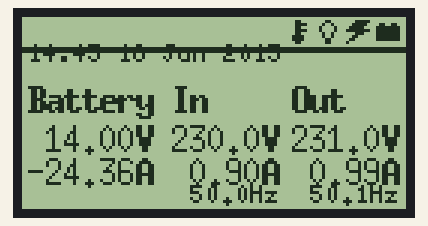
The sketch below on a simulated Arduino Uno, built with avr-gcc and run on an emulated ATmega328P. On the bench: 128×64 one-colour display.

Above: at 1.6 s.
At 2.7 s:
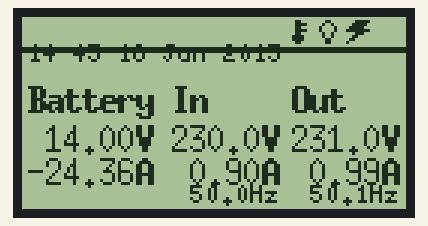

The sketch:

VictronDisplay.ino
```cpp
// (licence header left out)
#include "U8glib.h"

U8GLIB_ST7920_128X64_1X u8g(13, 11, 10);	// SPI Com: SCK = en = 13, MOSI = rw = 11, CS = di = 10


const uint8_t bat_full_bitmap[] U8G_PROGMEM = {
  0x00,         // 00000000
  0X66,         // 01100110
  0xFF,         // 11111111
  0xFF,         // 11111111
  0xFF,         // 11111111
  0xFF,         // 11111111
  0xFF,         // 11111111
  0x00          // 00000000
};

const uint8_t bat_half_bitmap[] U8G_PROGMEM = {
  0x00,         // 00000000
  0X66,         // 01100110
  0xFF,         // 11111111
  0x81,         // 10000001
  0xFF,         // 11111111
  0xFF,         // 11111111
  0xFF,         // 11111111
  0x00          // 00000000
};

const uint8_t bat_low_bitmap[] U8G_PROGMEM = {
  0x00,         // 00000000
  0X66,         // 01100110
  0xFF,         // 11111111
  0x81,         // 10000001
  0x81,         // 10000001
  0xFF,         // 11111111
  0xFF,         // 11111111
  0x00          // 00000000
};

const uint8_t bat_empty_bitmap[] U8G_PROGMEM = {
  0x00,         // 00000000
  0X66,         // 01100110
  0xFF,         // 11111111
  0x81,         // 10000001
  0x81,         // 10000001
  0x81,         // 10000001
  0xFF,         // 11111111
  0x00          // 00000000
};

const uint8_t face[] U8G_PROGMEM = {
  0X18,         // 00011000
  0x24,         // 00100100
  0x42,         // 01000010
  0xA5,         // 10100101
  0x81,         // 10000001
  0x5A,         // 01011010
  0x24,         // 00100100
  0x18          // 00011000
};

const uint8_t lightning[] U8G_PROGMEM = {
  0X1F,         // 00011111
  0x3E,         // 00111110
  0x7C,         // 01111000
  0xFF,         // 11111111
  0x1C,         // 00011100
  0x30,         // 00110000
  0x60,         // 01100000
  0x80          // 10000000
};

const uint8_t light_off[] U8G_PROGMEM = {
  0X18,         // 00011000
  0x24,         // 00100100
  0x42,         // 01000010
  0x42,         // 01000010
  0x24,         // 00100100
  0x24,         // 00100100
  0x18,         // 00011000
  0x18,         // 00011000
};

const uint8_t light_on[] U8G_PROGMEM = {
  0X5A,         // 01011010
  0xA5,         // 10100101
  0x42,         // 01000010
  0x42,         // 01000010
  0x66,         // 01100110
  0xA5,         // 10100101
  0x18,         // 00011000
  0x18,         // 00011000
};

const uint8_t temperature[] U8G_PROGMEM = {
  0b00011000,         // 00111100
  0b00011110,         // 00100100
  0b00011000,         // 00111100
  0b00011110,         // 00111100
  0b00011000,         // 01111110
  0b00111100,         // 01111110
  0b00111100,         // 00111100
  0b00011000,         // 00011000
};

String goodBuf = "=09 26 16 Jan 2015222513.34 50.62232.41.62234.21.5150.151.0=";
char readBuf[61] = "=09 26 16 Jan 2015222513.34 50.62232.41.62234.21.5150.151.0=";
char time[18] = "14 45 16 Jan 2015";

char batV[6] = "14.00";
char batA[7] = "-24.36";

char inV[6] = "230.0";
char inA[5] = "0.90";
char inF[5] = "50.0";

char outV[6] = "231.0";
char outA[5] = "0.99";
char outF[5] = "50.1";

char bitMaps[5] = "1114";

char charBuf = 0;
char sum = 0;
char count = 0;

boolean reading = false;

boolean blnk = true;
uint8_t charge = 0;


// U8GLIB draw procedure: output the screen
void updateValues(void) {
 //update time
 goodBuf.substring(1,18).toCharArray(time, 18);

 goodBuf.substring(18,22).toCharArray(bitMaps, 5);

 goodBuf.substring(22,27).toCharArray(batV, 6);
 goodBuf.substring(27,33).toCharArray(batA, 7);

 goodBuf.substring(33,38).toCharArray(inV, 6);
 goodBuf.substring(38,42).toCharArray(inA, 5);

 goodBuf.substring(42,47).toCharArray(outV, 6);
 goodBuf.substring(47,51).toCharArray(outA, 5);

 goodBuf.substring(51,55).toCharArray(inF, 5);
 goodBuf.substring(55,59).toCharArray(outF, 5);

}

void draw(void) {
  drawHeader();
  drawUnits();
  drawInfo();
}

void drawInfo(void) {

  u8g.setFont(u8g_font_6x13);

  u8g.drawStr(8, 35, batV);
  u8g.drawStr(2, 46, batA);

  u8g.drawStr(50, 35, inV);
  u8g.drawStr(56, 46, inA);


  u8g.drawStr(90, 35, outV);
  u8g.drawStr(96, 46, outA);

  u8g.setFont(u8g_font_5x8);
  u8g.drawStr(56, 55, inF);
  u8g.drawStr(96, 55, outF);

  //u8g.drawBitmapP( 50, 47, 1, 8, face);
  //u8g.drawBitmapP( 80, 47, 1, 8, light_on);
}

void drawUnits(void) {
  u8g.setFont(u8g_font_6x13B);
  u8g.drawStr(2, 22, "Battery");
  u8g.drawStr(50, 22, "In");
  u8g.drawStr(90, 22, "Out");

  u8g.drawStr(38, 35, "V");
  u8g.drawStr(38, 46, "A");

  u8g.drawStr(80, 35, "V");
  u8g.drawStr(80, 46, "A");


  u8g.drawStr(120, 35, "V");
  u8g.drawStr(120, 46, "A");

  u8g.setFont(u8g_font_5x8);
  u8g.drawStr(76, 55, "Hz");
  u8g.drawStr(116, 55, "Hz");
}

void drawHeader(void) {
  u8g.drawHLine(0, 10, 128);
  u8g.drawHLine(0, 11, 128);

  if (bitMaps[0] == '1') {
    u8g.drawBitmapP( 88, 1, 1, 8, temperature);
  }
  else if (bitMaps[0] == '2' && blnk == true) {
    u8g.drawBitmapP( 88, 1, 1, 8, temperature);
  }

  if (bitMaps[1] == '1') {
    u8g.drawBitmapP( 98, 1, 1, 8, light_off);
  }
  else if (bitMaps[1] == '2' && blnk == true) {
    u8g.drawBitmapP( 98, 1, 1, 8, light_off);
  }

  if (bitMaps[2] == '1') {
    u8g.drawBitmapP( 108, 1, 1, 8, lightning);
  }
  else if (bitMaps[2] == '2' && blnk == true) {
    u8g.drawBitmapP( 108, 1, 1, 8, lightning);
  }

  switch (bitMaps[3]) {


   case '0':
     u8g.drawBitmapP( 118, 1, 1, 8, bat_full_bitmap);
     break;

   case '1':
     u8g.drawBitmapP( 118, 1, 1, 8, bat_half_bitmap);
     break;

   case '2':
     u8g.drawBitmapP( 118, 1, 1, 8, bat_low_bitmap);
     break;

   case '3':
     if (blnk == true) {
       u8g.drawBitmapP( 118, 1, 1, 8, bat_empty_bitmap);
     }
     break;

  case '4':
     if (blnk == true) {
       u8g.drawBitmapP( 118, 1, 1, 8, bat_full_bitmap);
     }
     break;

  case '5':
    switch (charge){
      case 0:
      u8g.drawBitmapP( 118, 1, 1, 8, bat_empty_bitmap);
      break;

      case 1:
      u8g.drawBitmapP( 118, 1, 1, 8, bat_low_bitmap);
      break;

      case 2:
      u8g.drawBitmapP( 118, 1, 1, 8, bat_half_bitmap);
      break;

      case 3:
      u8g.drawBitmapP( 118, 1, 1, 8, bat_full_bitmap);
      break;
    }
   break;

  }


  u8g.setFont(u8g_font_5x8);
  u8g.drawStr(2, 8, time);

  if (blnk == true) {
    u8g.drawStr(12, 8, ":");
  }
}

// Arduino master setup
void setup(void) {
  // set font for the console window
  //u8g.setFont(u8g_font_5x7);


  // set upper left position for the string draw procedure
  u8g.setFontPosTop();

    // assign default color value
  if ( u8g.getMode() == U8G_MODE_R3G3B2 )
    u8g.setColorIndex(255);     // white
  else if ( u8g.getMode() == U8G_MODE_GRAY2BIT )
    u8g.setColorIndex(3);         // max intensity
  else if ( u8g.getMode() == U8G_MODE_BW )
    u8g.setColorIndex(1);         // pixel on


  delay(1000);                  // do some delay
  Serial.begin(9600);        // init serial


}

void loop(void) {

 if ( Serial.available()) {
   charBuf = Serial.read();

   if (charBuf == '=') {
     sum = charBuf;
     count = 0;
     reading = true;

   } else if (reading == true){
     sum += charBuf;
     count ++;
     reading = true;
   }
   readBuf[count] = charBuf;

   if (count == 59) {
     if (sum == 0) {
       goodBuf = String(readBuf);
       updateValues();
     }
     reading = false;
   }
 }
 if (reading == false) {
     // picture loop
    u8g.firstPage();
    do {
      draw();
    } while( u8g.nextPage() );
   delay(500);
   charge = (charge + 1) %4;
   blnk = !blnk;
 }
}
```

Measured:
- what the display in image 0 shows lasts 1.1 s, from 1.6 s to 2.7 s
